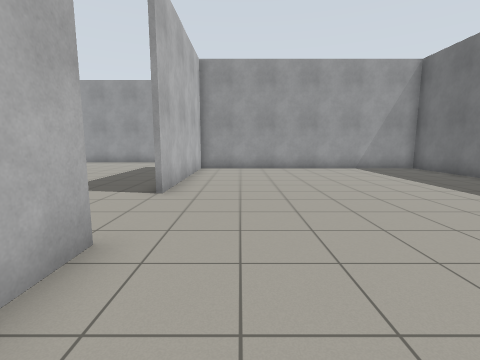
view 1 (above)

23 first-person views from a walk through a robot-simulator world made for Gazebo. The camera is 1.2 m above the floor, tilts 8° down and sees 85° across. The floor is counted in squares, 1 m on a side. Each view is taken from the middle of a square. On the plan, view 1 faces up. The plan holds only what a view shows up to about 12 squares ahead; the rest is blank.

view 2
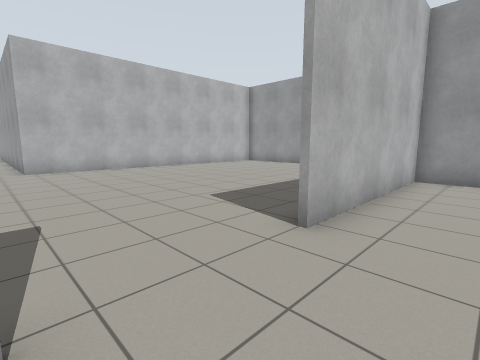

view 3
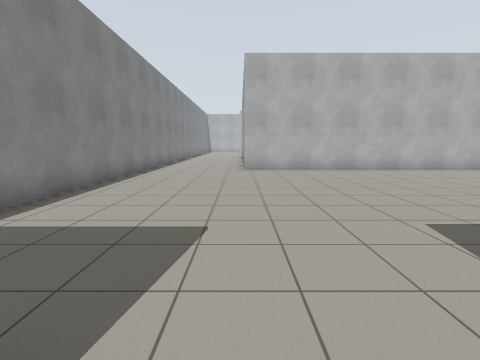

view 4
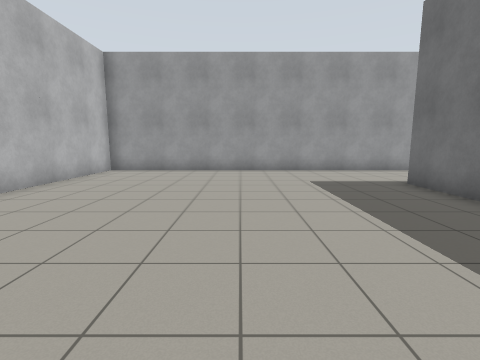

view 5
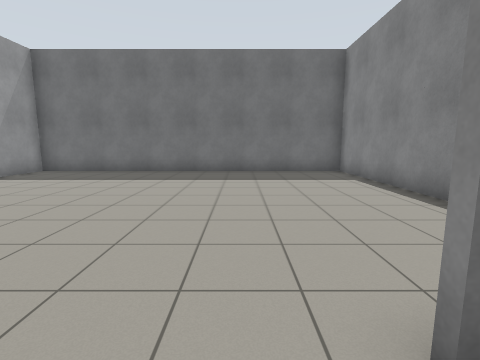

view 6
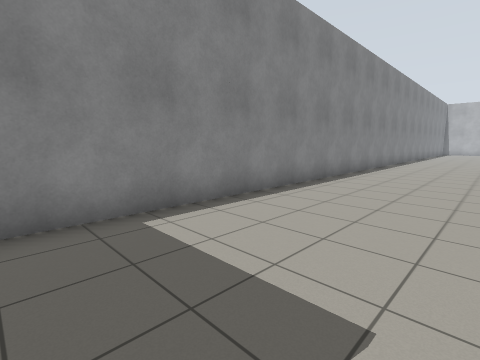

view 7
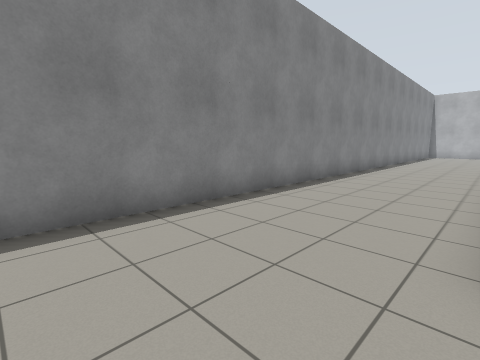

view 8
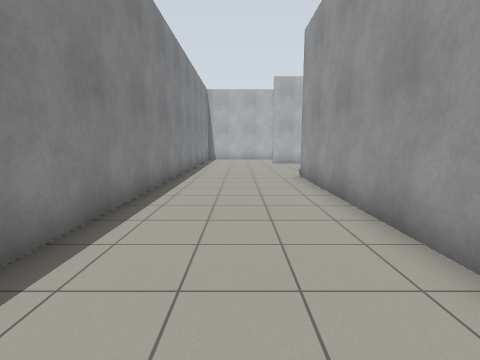

view 9
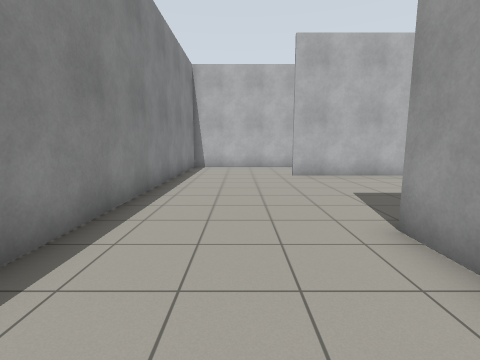

view 10
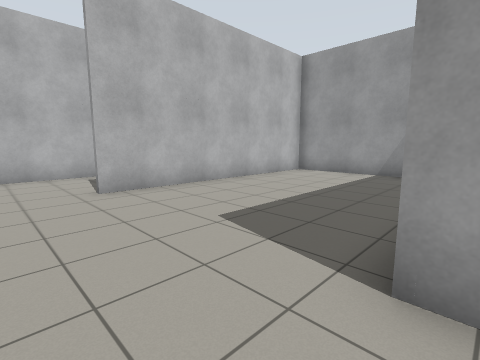

view 11
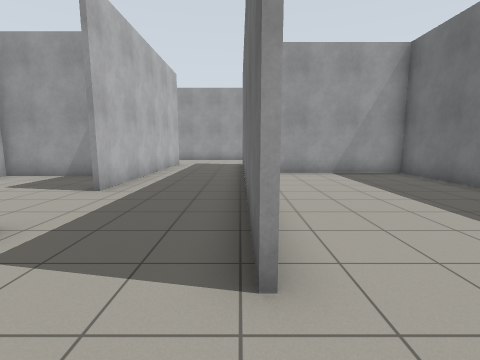

view 12
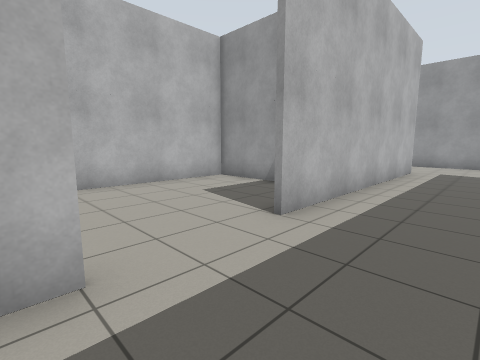

view 13
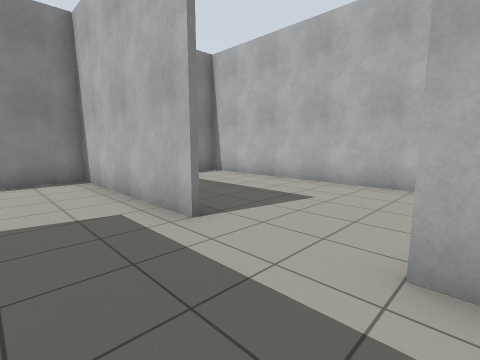

view 14
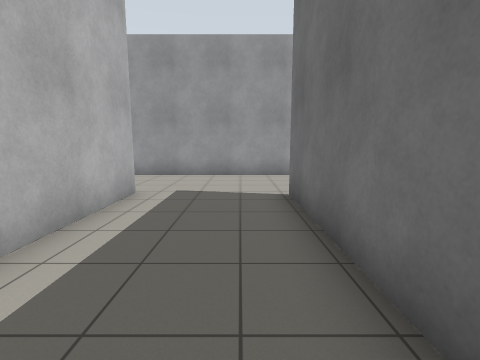

view 15
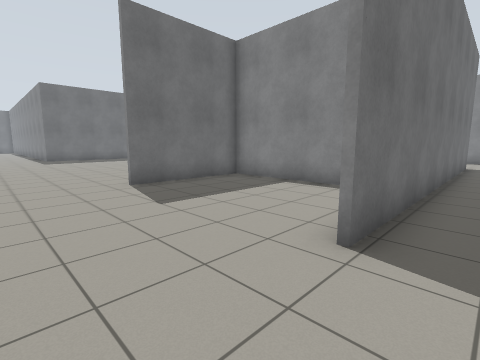

view 16
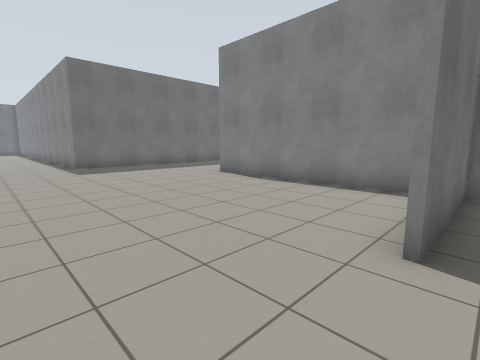

view 17
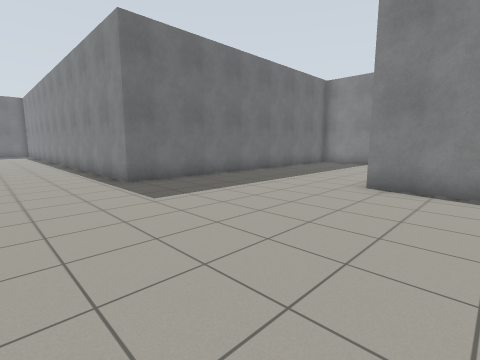

view 18
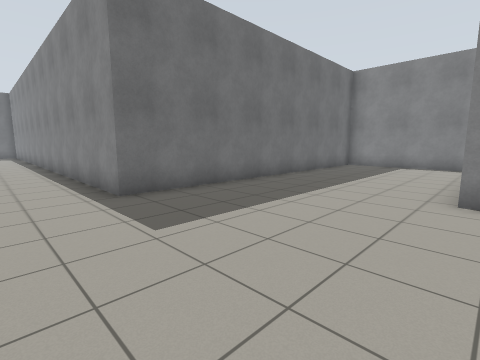

view 19
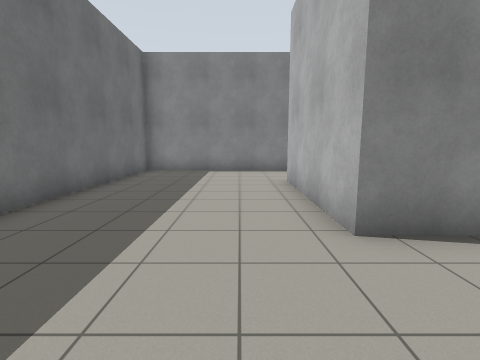

view 20
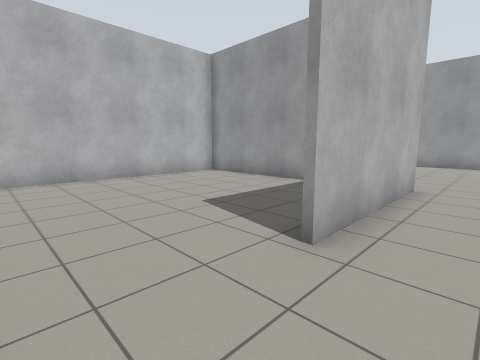

view 21
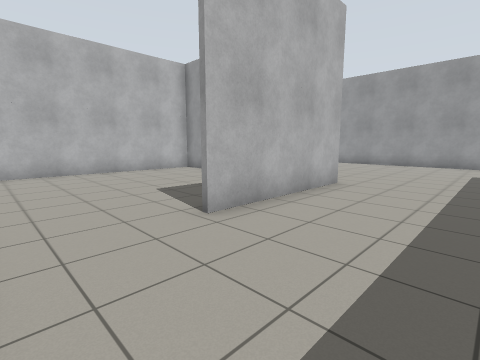

view 22
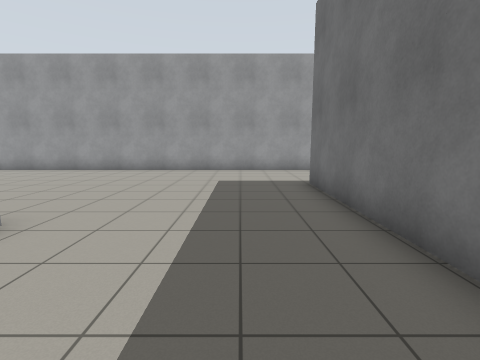

view 23
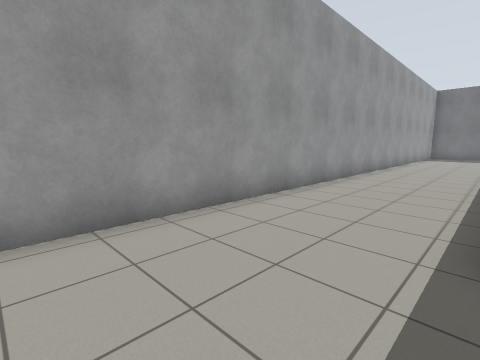

### Floor plan
Points are (right, up) in squares from view 1. A wall is a line through its corners. A room is listed if a view was taken in it or the views show most of it. See-through windows are left out.
Room 1 (views 1, 2, 3, 4, 5, 6, 7, 8, 9, 10, 11, 12, 13, 14, 15, 16, 17, 18, 19, 20, 21, 22, 23)
walls: (-21.5, 12.6) (-26.4, 12.6) (-26.4, 5.3); (-19.1, 4.3) (-12.9, 4.3) (-12.9, 16.8) (-4, 16.8); (-19.3, 4.2) (-26.6, 4.2); (-25.5, 12.7) (-18.5, 12.7) (-18.5, 7.6); (-26.5, 9) (-26.5, 17); (-26.5, 12.6) (-32.7, 12.6) (-32.7, 3.9); (-2, 10.2) (-2, 12.7); (-30.9, 12.7) (-26.4, 12.7); (-1.8, 3) (-1.8, 1.8); (-0.3, 12.6) (-1.8, 12.6) (-1.8, 6.1); (-2.6, 20.9) (-25.9, 20.9); (0.6, 16.6) (-12.8, 16.6) (-12.8, 4.2) (-16, 4.2); (-32.8, 3.9) (-32.8, 17.1); (-32, 20.9) (-38, 20.9); (-36.4, 5.6) (-36.4, -0.3) (-3, -0.3); (2.3, -0.3) (8.3, -0.3) (8.3, 12.6) (6.2, 12.6); (-36.5, 17.4) (-36.5, 8.5); (-38.4, 11.6) (-41.6, 11.6) (-41.6, -0.3) (-40.7, -0.3)

Where each view was taken, in squares from view 1:
view 1: 0 up, 0 right, facing up
view 2: 3 up, 0 right, facing up-left
view 3: 4 up, 1 left, facing left
view 4: 5 up, 7 left, facing up
view 5: 4 up, 3 left, facing right
view 6: 4 up, 3 left, facing down-left
view 7: 4 up, 10 left, facing down-left
view 8: 2 up, 17 left, facing left
view 9: 2 up, 23 left, facing left
view 10: 2 up, 26 left, facing up-left
view 11: 2 up, 33 left, facing up
view 12: 5 up, 34 left, facing up-left
view 13: 9 up, 34 left, facing down-left
view 14: 11 up, 34 left, facing up
view 15: 20 up, 34 left, facing down-right
view 16: 20 up, 27 left, facing down-right
view 17: 20 up, 21 left, facing down-right
view 18: 19 up, 19 left, facing down-right
view 19: 16 up, 17 left, facing down
view 20: 5 up, 17 left, facing up-left
view 21: 5 up, 15 left, facing up-left
view 22: 9 up, 15 left, facing up
view 23: 17 up, 16 left, facing up-right
